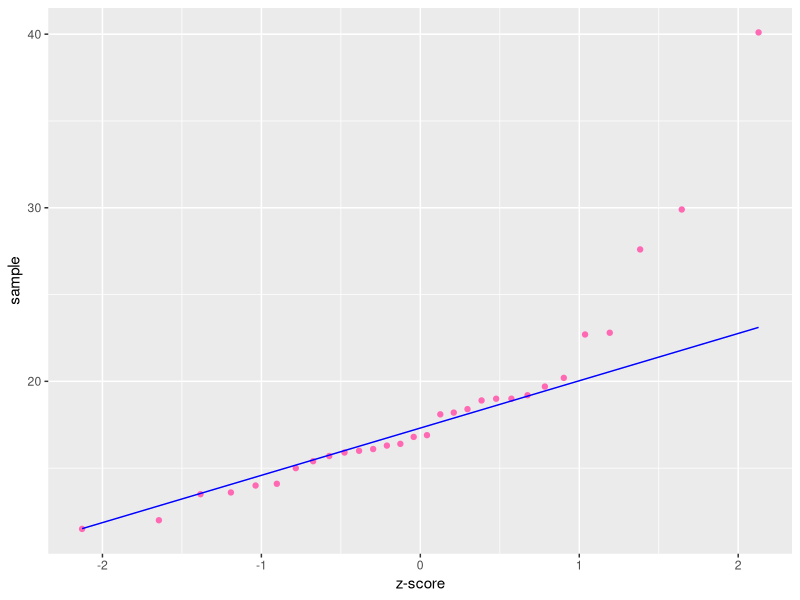

The R source for this figure:
#skal lage en bootstrapping
library(boot)
library(tidyverse)
#liste over tips til en resturant. Da n er liten, må vi bruke bootstrapping
data = c(22.7, 16.3, 13.6, 16.8, 29.9, 15.9, 14.0, 15.0,
         14.1, 18.1, 22.8, 27.6, 16.4, 16.1, 19.0, 13.5,
         18.9, 20.2, 19.7, 18.2, 15.4, 15.7, 19.0, 11.5,
         18.4, 16.0, 16.9, 12.0, 40.1, 19.2)
tip_frame = data.frame(tips = data)
print(tip_frame)
#lager et qq-plot for å skjekke normalantagelsen


ggplot(tip_frame) + geom_qq(aes(sample = tips),color = "hotpink") + geom_qq_line(aes(sample = tips ),color = "blue")  +   labs(x = "z-score", y = "sample")
#Av qq-plotet ser vi at fordelingen er positivt skjev. Når vi finner median og forventningsverdi, ser vi at median < forventingsverdi, som bekreftere positiv skjevhet i fordelingen
info = function(x){
  
  return(c("mean" , mean(x), "st", sd(x),"median",median(x)))
  
}

print(info(tip_frame$tips))

#Trimmed mean -> forventingsverdi der man fjerner ekstremverdiene
